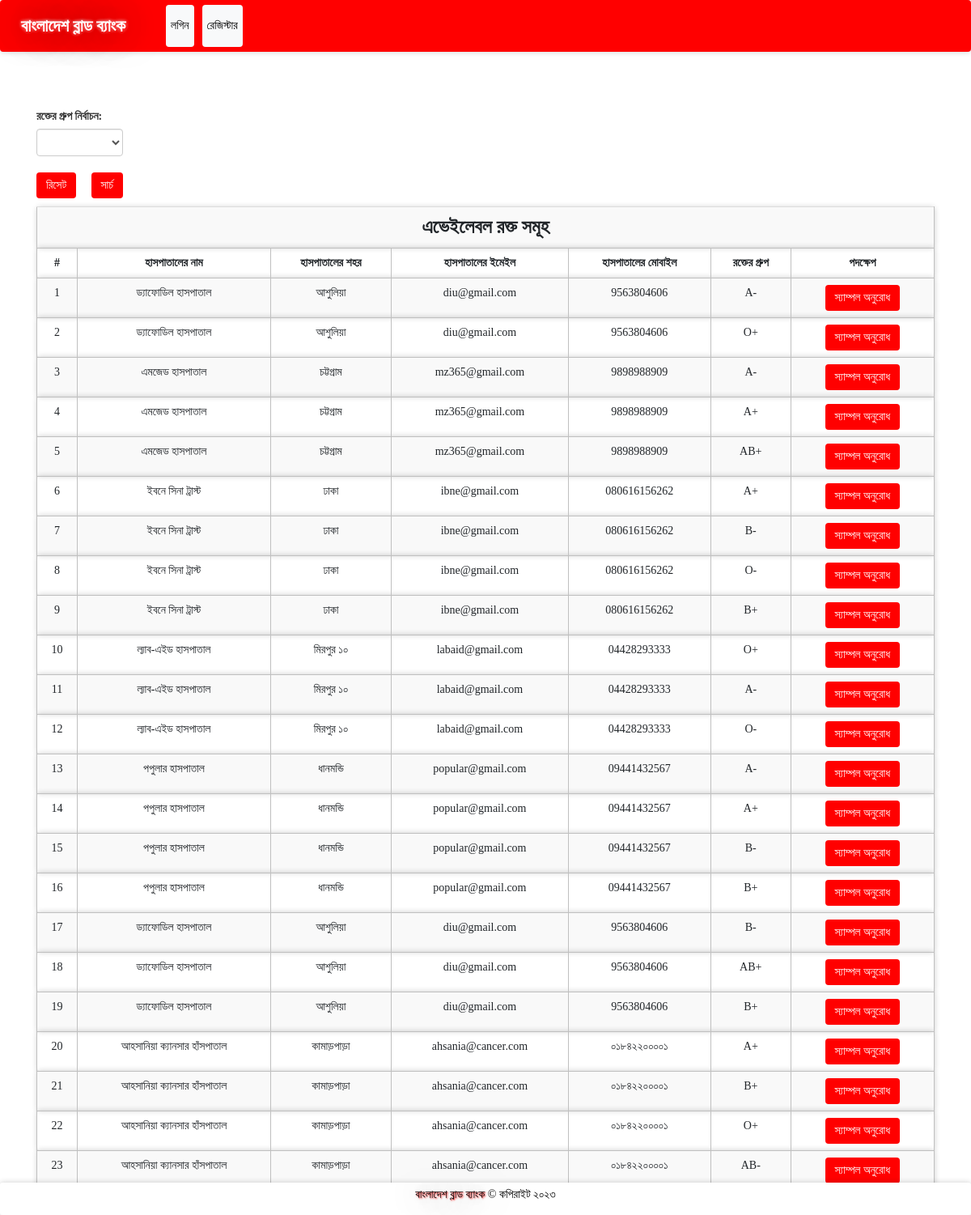
The app's page /abs.php with its own data.
### tables this page shows
CREATE TABLE `bloodinfo` (
  `bid` int(11) NOT NULL,
  `hid` int(11) NOT NULL,
  `bg` varchar(10) NOT NULL
);

CREATE TABLE `hospitals` (
  `id` int(11) NOT NULL,
  `hname` varchar(100) NOT NULL,
  `hemail` varchar(100) NOT NULL,
  `hpassword` varchar(100) NOT NULL,
  `hphone` varchar(100) NOT NULL,
  `hcity` varchar(100) NOT NULL
);

### message.php (called while the page is built, shortened)
<?php $counter=0; if(isset($_GET['msg'])) { ?>
	<div class="col-5 alert alert alert-success alert-dismissible fade show card" id="message">
		<button type="button" class="close" data-dismiss="alert" title="close">&times;</button><?php echo $_GET['msg'];?>
	</div>
<?php }?>

### abs.php (the view, shortened to what this page needs)
<?php
require 'file/connection.php';
if(isset($_GET['search'])){
    $searchKey = $_GET['search'];
    $sql = "select bloodinfo.*, hospitals.* from bloodinfo, hospitals where bloodinfo.hid=hospitals.id && bg='$searchKey'";
}else{
    $sql = "select bloodinfo.*, hospitals.* from bloodinfo, hospitals where bloodinfo.hid=hospitals.id";
}
$result = mysqli_query ($conn, $sql);
?>
<!DOCTYPE html>
<html>
<?php require 'head.php'; ?>
<body>
    <?php require 'header.php'; ?>
    <div class="container cont">
        <?php require 'message.php'; ?>
        <div class="row col-lg-8 col-md-8 col-sm-12 mb-3">
            <form method="get" action="" style="margin-top:-20px; ">
            <label class="font-weight-bolder">রক্তের গ্রুপ নির্বাচন:</label>
               <select name="search" class="form-control">
               <option><?php echo @$_GET['search']; ?></option>
               <option value="A+">A+</option>
               </select><br>
               <a href="abs.php" class="btn btn-info mr-4" style="background-color:red;border:0px"> রিসেট</a>
               <input type="submit" name="submit" class="btn btn-info" value="সার্চ" style="background-color:red;border:0px">
           </form>
        </div>
        <table class="table table-striped rounded mb-5">
            <tr><th colspan="7" class="title">এভেইলেবল রক্ত সমূহ</th></tr>
            <tr>
                <th>#</th>
                <th>হাসপাতালের নাম</th>
                <th>হাসপাতালের শহর</th>
                <th>হাসপাতালের ইমেইল</th>
                <th>হাসপাতালের মোবাইল</th>
                <th>রক্তের গ্রুপ</th>
                <th>পদক্ষেপ</th>
            </tr>
        <?php while($row = mysqli_fetch_array($result)) { ?>
            <tr>
                <td><?php echo ++$counter;?></td>
                <td><?php echo $row['hname'];?></td>
                <td><?php echo ($row['hcity']); ?></td>
                <td><?php echo ($row['hemail']); ?></td>
                <td><?php echo ($row['hphone']); ?></td>
                <td><?php echo ($row['bg']); ?></td>
                <form action="file/request.php" method="post">
                <?php if (isset($_SESSION['hid'])) { ?>
                <td><a href="javascript:void(0);" class="btn btn-info hospital">স্যাম্পল অনুরোধ</a></td>
                <?php } else {(isset($_SESSION['rid']))  ?>
                <td><input type="submit" name="request" class="btn btn-info" style="background-color:red;border:0px" value="স্যাম্পল অনুরোধ"></td>
                <?php } ?>
                </form>
            </tr>
        <?php } ?>
        </table>
    </div>
    <?php require 'footer.php' ?>
</body>

### css/style.css (style rules this page uses)
.cont { padding-top: 40px; text-align: justify; font-size: 1em; }
.card ,nav, .footer,tr,video { border-radius: 3px; transition: all 200ms ease-out; box-shadow: 0px 0px 7px rgba(0, 0, 0, 0.2); }
tr,th,td { border:0.1px solid silver; text-align: center; }
.title { font-weight: bold; font-size: 1.7em; text-transform: capitalize; text-align: center; }
form { padding-top: 20px; }
a:link { text-decoration: none; }

### abs.php (style rules this page uses)
body { font-family: Li Ador Noirrit; background-size: cover; min-height: 0; height: 100%; }

### records on screen
bloodinfo: hid.hname "ড্যাফোডিল হাসপাতাল", hid.hcity "আশুলিয়া", hid.hemail "diu@gmail.com", hid.hphone "9563804606", bg "A-"
bloodinfo: hid.hname "ড্যাফোডিল হাসপাতাল", hid.hcity "আশুলিয়া", hid.hemail "diu@gmail.com", hid.hphone "9563804606", bg "O+"
bloodinfo: hid.hname "এমজেড হাসপাতাল", hid.hcity "চট্টগ্রাম", hid.hemail "mz365@gmail.com", hid.hphone "9898988909", bg "A-"
bloodinfo: hid.hname "এমজেড হাসপাতাল", hid.hcity "চট্টগ্রাম", hid.hemail "mz365@gmail.com", hid.hphone "9898988909", bg "A+"
bloodinfo: hid.hname "এমজেড হাসপাতাল", hid.hcity "চট্টগ্রাম", hid.hemail "mz365@gmail.com", hid.hphone "9898988909", bg "AB+"
bloodinfo: hid.hname "ইবনে সিনা ট্রাস্ট", hid.hcity "ঢাকা", hid.hemail "ibne@gmail.com", hid.hphone "080616156262", bg "A+"
bloodinfo: hid.hname "ইবনে সিনা ট্রাস্ট", hid.hcity "ঢাকা", hid.hemail "ibne@gmail.com", hid.hphone "080616156262", bg "B-"
bloodinfo: hid.hname "ইবনে সিনা ট্রাস্ট", hid.hcity "ঢাকা", hid.hemail "ibne@gmail.com", hid.hphone "080616156262", bg "O-"
bloodinfo: hid.hname "ইবনে সিনা ট্রাস্ট", hid.hcity "ঢাকা", hid.hemail "ibne@gmail.com", hid.hphone "080616156262", bg "B+"
bloodinfo: hid.hname "ল্যাব-এইড হাসপাতাল", hid.hcity "মিরপুর ১০", hid.hemail "labaid@gmail.com", hid.hphone "04428293333", bg "O+"
bloodinfo: hid.hname "ল্যাব-এইড হাসপাতাল", hid.hcity "মিরপুর ১০", hid.hemail "labaid@gmail.com", hid.hphone "04428293333", bg "A-"
bloodinfo: hid.hname "ল্যাব-এইড হাসপাতাল", hid.hcity "মিরপুর ১০", hid.hemail "labaid@gmail.com", hid.hphone "04428293333", bg "O-"
bloodinfo: hid.hname "পপুলার হাসপাতাল", hid.hcity "ধানমন্ডি", hid.hemail "popular@gmail.com", hid.hphone "09441432567", bg "A-"
bloodinfo: hid.hname "পপুলার হাসপাতাল", hid.hcity "ধানমন্ডি", hid.hemail "popular@gmail.com", hid.hphone "09441432567", bg "A+"
bloodinfo: hid.hname "পপুলার হাসপাতাল", hid.hcity "ধানমন্ডি", hid.hemail "popular@gmail.com", hid.hphone "09441432567", bg "B-"
bloodinfo: hid.hname "পপুলার হাসপাতাল", hid.hcity "ধানমন্ডি", hid.hemail "popular@gmail.com", hid.hphone "09441432567", bg "B+"
bloodinfo: hid.hname "ড্যাফোডিল হাসপাতাল", hid.hcity "আশুলিয়া", hid.hemail "diu@gmail.com", hid.hphone "9563804606", bg "B-"
bloodinfo: hid.hname "ড্যাফোডিল হাসপাতাল", hid.hcity "আশুলিয়া", hid.hemail "diu@gmail.com", hid.hphone "9563804606", bg "AB+"
bloodinfo: hid.hname "ড্যাফোডিল হাসপাতাল", hid.hcity "আশুলিয়া", hid.hemail "diu@gmail.com", hid.hphone "9563804606", bg "B+"
bloodinfo: hid.hname "আহসানিয়া ক্যানসার হাঁসপাতাল", hid.hcity "কামাড়পাড়া", hid.hemail "ahsania@cancer.com", hid.hphone "০১৮৪২২০০০০১", bg "A+"
bloodinfo: hid.hname "আহসানিয়া ক্যানসার হাঁসপাতাল", hid.hcity "কামাড়পাড়া", hid.hemail "ahsania@cancer.com", hid.hphone "০১৮৪২২০০০০১", bg "B+"
bloodinfo: hid.hname "আহসানিয়া ক্যানসার হাঁসপাতাল", hid.hcity "কামাড়পাড়া", hid.hemail "ahsania@cancer.com", hid.hphone "০১৮৪২২০০০০১", bg "O+"
bloodinfo: hid.hname "আহসানিয়া ক্যানসার হাঁসপাতাল", hid.hcity "কামাড়পাড়া", hid.hemail "ahsania@cancer.com", hid.hphone "০১৮৪২২০০০০১", bg "AB-"
